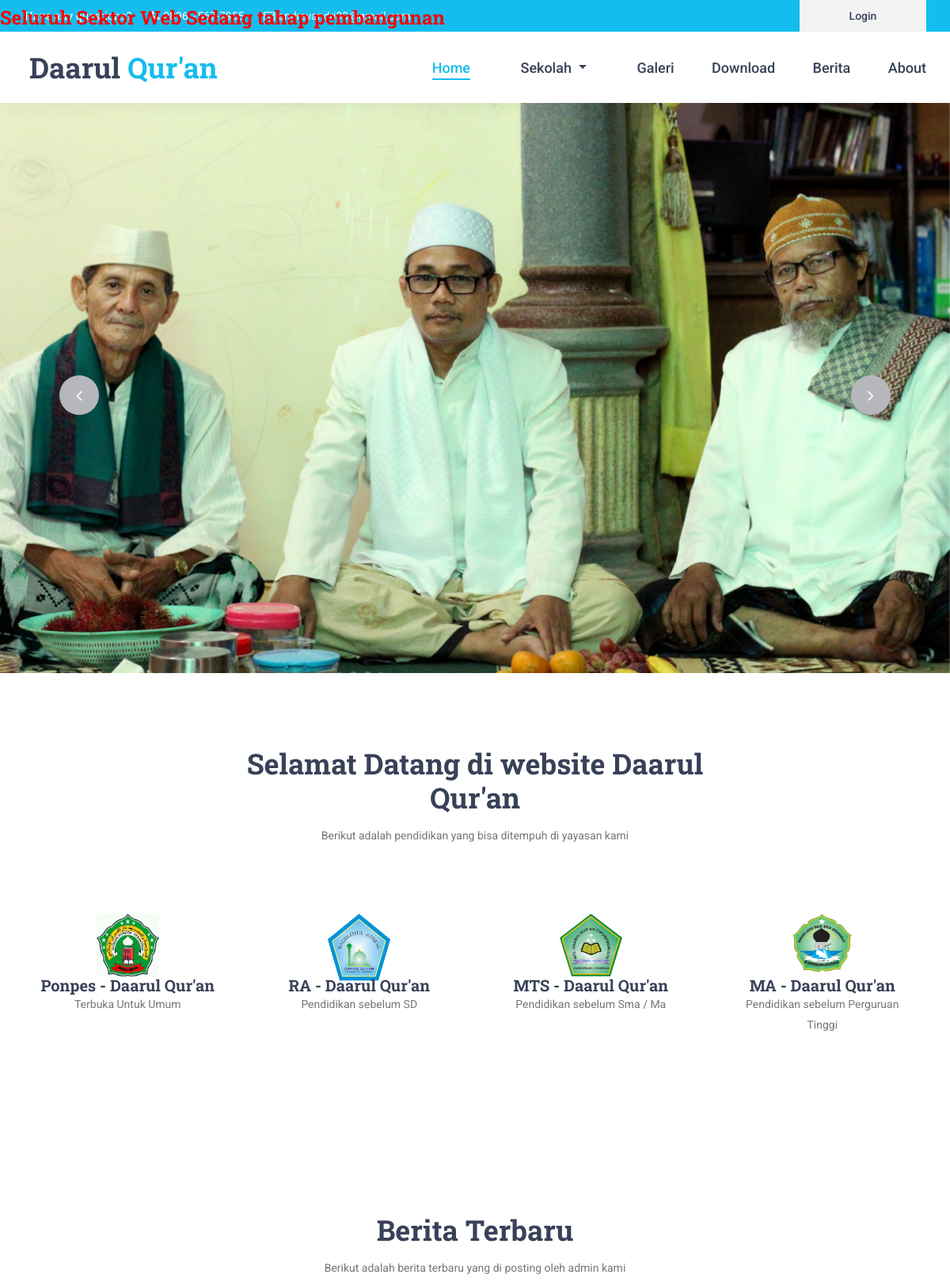
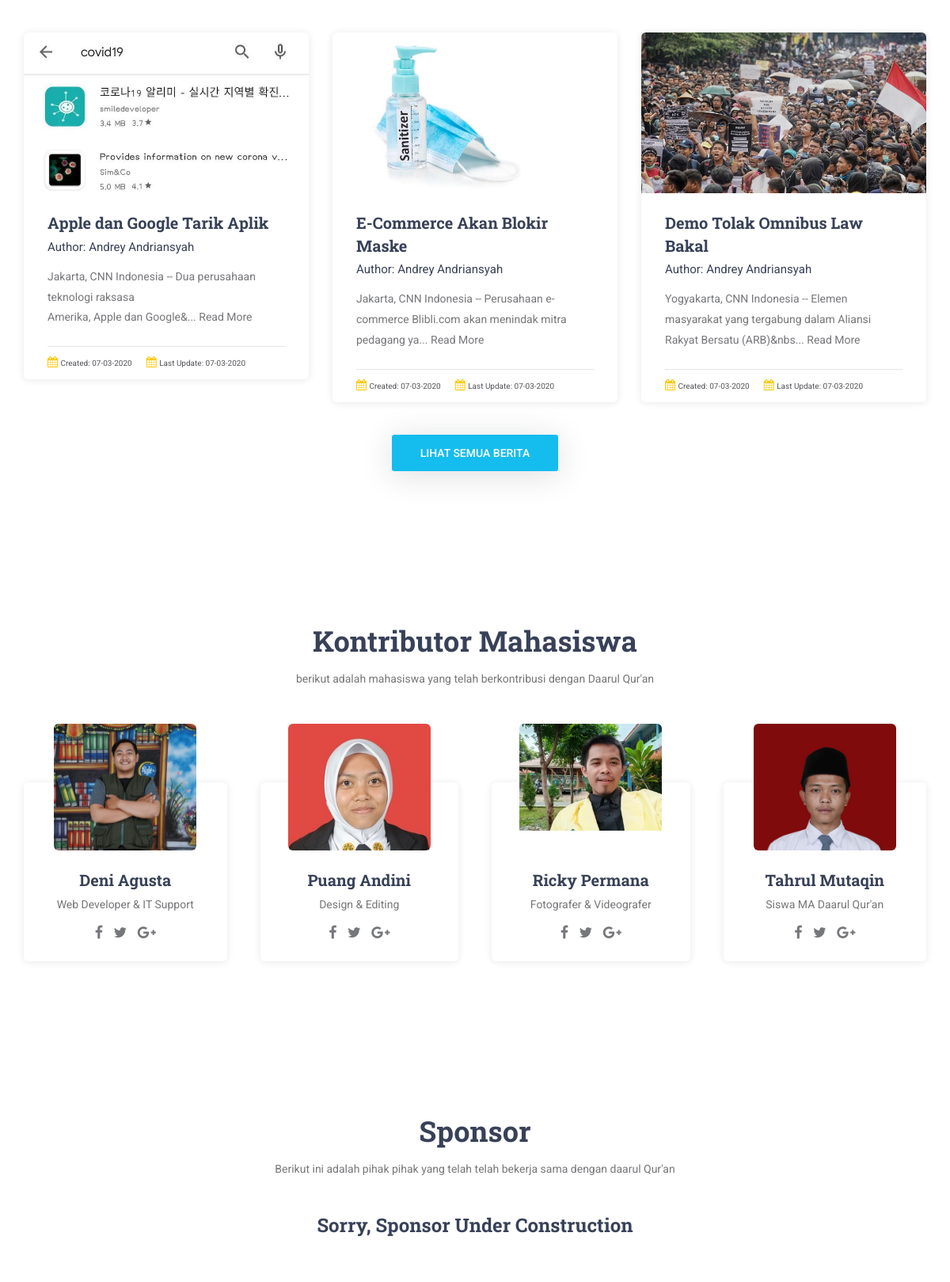
The page / (upper part) on the database its author committed (2 pictures, top to bottom).
### tables this page shows
CREATE TABLE `web` (
  `id` int(11) NOT NULL,
  `header-nav` varchar(128) NOT NULL,
  `telepon` varchar(128) NOT NULL,
  `alamat` varchar(128) NOT NULL,
  `slider_1_foto` varchar(128) NOT NULL,
  `slider_1_judul` varchar(128) NOT NULL,
  `slider_1_sub` varchar(128) NOT NULL,
  `slider_2_foto` varchar(128) NOT NULL,
  `slider_2_judul` varchar(128) NOT NULL,
  `slider_2_sub` varchar(128) NOT NULL,
  `slider_3_foto` varchar(128) NOT NULL,
  `slider_3_judul` varchar(128) NOT NULL,
  `slider_3_sub` varchar(128) NOT NULL,
  `header_1` varchar(128) NOT NULL,
  `sub_header_1` varchar(128) NOT NULL,
  `header_2` varchar(128) NOT NULL,
  `sub_header_2` varchar(128) NOT NULL,
  `header_3` varchar(128) NOT NULL,
  `sub_header_3` varchar(128) NOT NULL,
  `header_4` varchar(128) NOT NULL,
  `sub_header_4` varchar(128) NOT NULL,
  `header_5` varchar(128) NOT NULL,
  `sub_header_5` varchar(128) NOT NULL,
  `logo_ponpes` varchar(128) NOT NULL,
  `judul_ponpes` varchar(128) NOT NULL,
  `sub_ponpes` varchar(128) NOT NULL,
  `logo_ra` varchar(128) NOT NULL,
  `judul_ra` varchar(128) NOT NULL,
  `sub_ra` varchar(128) NOT NULL,
  `logo_mts` varchar(128) NOT NULL,
  `judul_mts` varchar(128) NOT NULL,
  `sub_mts` varchar(128) NOT NULL,
  `logo_ma` varchar(128) NOT NULL,
  `judul_ma` varchar(128) NOT NULL,
  `sub_ma` varchar(128) NOT NULL,
  `nama_kepsek_ma` varchar(128) NOT NULL,
  `nama_kepsek_mts` varchar(128) NOT NULL,
  `pipmpinan_yayasan` varchar(128) NOT NULL,
  `sejarah` text NOT NULL,
  `visi` text NOT NULL,
  `misi` text NOT NULL
);

CREATE TABLE `tbl_berita` (
  `id_berita` int(11) NOT NULL,
  `judul_berita` varchar(128) NOT NULL,
  `slug_berita` varchar(128) DEFAULT NULL,
  `isi_berita` text,
  `gambar_berita` varchar(128) DEFAULT NULL,
  `tanggal_berita` varchar(128) NOT NULL,
  `terakhir_diupdate` varchar(128) NOT NULL,
  `id_user` int(11) DEFAULT NULL
);

CREATE TABLE `tbl_user` (
  `id` int(11) NOT NULL,
  `name` varchar(128) NOT NULL,
  `username` varchar(128) NOT NULL,
  `email` varchar(128) NOT NULL,
  `password` varchar(128) NOT NULL,
  `level` int(11) NOT NULL,
  `is_active` int(11) NOT NULL,
  `date_created` varchar(128) NOT NULL
);

### application/controllers/Home.php (called while the page is built, shortened)
<?php
class Home extends CI_Controller {
	public function index()
	{
		$data = [
			'berita' => beritaJoinUser(),
			'setup' => setWeb(),
			'pengumuman' => $this->db->get('tbl_pengumuman')->result_array()
		];
		$this->load->view('templates/front/head_home',$data);
		$this->load->view('templates/front/header');
		$this->load->view('templates/front/menu');
		$this->load->view('templates/front/home');
		$this->load->view('templates/front/featur');
		$this->load->view('templates/front/course');
		$this->load->view('templates/front/team');
		$this->load->view('templates/front/sponsor');
		$this->load->view('templates/front/news');
		$this->load->view('templates/front/footer');
		$this->load->view('templates/front/foot');
	}
}

### index.php (called while the page is built, shortened)
<?php
require_once BASEPATH.'core/CodeIgniter.php';

### application/helpers/cek_helper.php (called while the page is built, shortened)
<?php
function setWeb()
{
	$ci = get_instance();
	return $ci->db->get_where('web', ['id' => 1])->row_array();
}
function beritaJoinUser()
{
	$ci = get_instance();
	$ci->db->select('*');
	$ci->db->from('tbl_berita');
	$ci->db->join('tbl_user', 'tbl_berita.id_user = tbl_user.id','left');
	$ci->db->order_by('id_berita','DESC');
	return $ci->db->get()->result_array();
}

### application/views/templates/front/course.php (the view)
<div class="courses">
	<div class="section_background parallax-window" data-parallax="scroll" data-image-src="<?= base_url('assets/front/'); ?>images/courses_background.jpg" data-speed="0.8"></div>
	<div class="container">
		<div class="row">
			<div class="col">
				<div class="section_title_container text-center">
					<h2 class="section_title"><?= $setup['header_2']; ?></h2>
					<div class="section_subtitle"><p><?= $setup['sub_header_2']; ?></p></div>
				</div>
			</div>
		</div>
		<div class="row courses_row">
			<?php for ($i = 0; $i<3; $i++) { ?>
			<div class="col-lg-4 course_col">
				<div class="course">
					<div class="course_image"><img src="<?= base_url('assets/images/berita/' . $berita[$i]['gambar_berita']); ?>" alt=""></div>
					<div class="course_body">
						<h3 class="course_title"><a href="<?= $berita[$i]['slug_berita']; ?>"><?= substr(strip_tags($berita[$i]['judul_berita']),0,28); ?></a></h3>
						<div class="course_teacher">Author: <?= $berita[$i]['name']; ?></div>
						<div class="course_text">
							<p><?= substr(strip_tags($berita[$i]['isi_berita']),0,100); ?>... Read More</p>
						</div>
					</div>
					<div class="course_footer">
						<div class="course_footer_content d-flex flex-row align-items-center justify-content-start">
							<div class="course_info">
								<i class="fa fa-calendar" aria-hidden="true"></i>
								<span style="font-size: 10px;">Created: <?= date('d-m-Y', $berita[$i]['tanggal_berita']); ?></span>
							</div>
							<div class="course_info">
								<i class="fa fa-calendar" aria-hidden="true"></i>
								<span style="font-size: 10px;">Last Update: <?= date('d-m-Y', $berita[$i]['terakhir_diupdate']); ?></span>
							</div>
						</div>
				</div>
			</div>
		</div>
		<?php }; ?>
		</div>
		<div class="row">
			<div class="col">
				<div class="courses_button trans_200"><a href="<?= base_url('home/berita'); ?>">Lihat Semua Berita</a></div>
			</div>
		</div>
	</div>
</div>

### application/views/templates/front/home.php (shortened to what this page needs)
<div class="home">
	<div class="home_slider_container">
		<div class="owl-carousel owl-theme home_slider">
			<div class="owl-item">
				<div class="home_slider_background" style="background-image:url(<?= base_url('assets/images/config/' . $setup['slider_1_foto']); ?>"></div>
				<div class="home_slider_content">
					<div class="container">
						<div class="row">
							<div class="col text-center">
							</div>
						</div>
					</div>
				</div>
			</div>
		</div>
	</div>
	<div class="home_slider_nav home_slider_prev"><i class="fa fa-angle-left" aria-hidden="true"></i></div>
	<div class="home_slider_nav home_slider_next"><i class="fa fa-angle-right" aria-hidden="true"></i></div>
</div>

### application/views/templates/front/featur.php
<div class="features">
	<div class="container">
		<div class="row">
			<div class="col">
				<div class="section_title_container text-center">
					<h2 class="section_title"><?= $setup['header_1']; ?></h2>
					<div class="section_subtitle"><p><?= $setup['sub_header_1']; ?></p></div>
				</div>
			</div>
		</div>
		<div class="row features_row">
			<div class="col-lg-3 feature_col">
				<div class="feature text-center trans_400">
					<div class="feature_icon"><img src="<?= base_url('assets/images/config/' . $setup['logo_ponpes']); ?>" alt="" width="34%"></div>
					<h3 class="feature_title"><?= $setup['judul_ponpes']; ?></h3>
					<div class="feature_text"><p><?= $setup['sub_ponpes']; ?></p></div>
				</div>
			</div>
			<div class="col-lg-3 feature_col">
				<div class="feature text-center trans_400">
					<div class="feature_icon"><img width="34%" src="<?= base_url('assets/images/config/' . $setup['logo_ra']); ?>" alt=""></div>
					<h3 class="feature_title"><?= $setup['judul_ra']; ?></h3>
					<div class="feature_text"><p><?= $setup['sub_ra']; ?></p></div>
				</div>
			</div>
			<div class="col-lg-3 feature_col">
				<div class="feature text-center trans_400">
					<div class="feature_icon"><img width="34%" src="<?= base_url('assets/images/config/' . $setup['logo_mts']); ?>" alt=""></div>
					<h3 class="feature_title"><?= $setup['judul_mts']; ?></h3>
					<div class="feature_text"><p><?= $setup['sub_mts']; ?></p></div>
				</div>
			</div>
			<div class="col-lg-3 feature_col">
				<div class="feature text-center trans_400">
					<div class="feature_icon"><img width="34%" src="<?= base_url('assets/images/config/' . $setup['logo_ma']); ?>" alt=""></div>
					<h3 class="feature_title"><?= $setup['judul_ma']; ?></h3>
					<div class="feature_text"><p><?= $setup['sub_ma']; ?></p></div>
				</div>
			</div>
		</div>
	</div>
</div>

### application/views/templates/front/team.php
<div class="team">
	<div class="team_background parallax-window" data-parallax="scroll" data-image-src="<?= base_url('assets/front/'); ?>images/team_background.jpg" data-speed="0.8"></div>
	<div class="container">
		<div class="row">
			<div class="col">
				<div class="section_title_container text-center">
					<h2 class="section_title"><?= $setup['header_3']; ?></h2>
					<div class="section_subtitle"><p><?= $setup['sub_header_3']; ?></p></div>
				</div>
			</div>
		</div>
		<div class="row team_row">
			<div class="col-lg-3 col-md-6 team_col">
				<div class="team_item">
					<div class="team_image"><img src="<?= base_url('assets/images/config/bontot.jpg'); ?>" alt=""></div>
					<div class="team_body">
						<div class="team_title"><a href="#">Deni Agusta</a></div>
						<div class="team_subtitle">Web Developer & IT Support</div>
						<div class="social_list">
							<ul>
								<li><a href="#"><i class="fa fa-facebook" aria-hidden="true"></i></a></li>
								<li><a href="#"><i class="fa fa-twitter" aria-hidden="true"></i></a></li>
								<li><a href="#"><i class="fa fa-google-plus" aria-hidden="true"></i></a></li>
							</ul>
						</div>
					</div>
				</div>
			</div>
			<div class="col-lg-3 col-md-6 team_col">
				<div class="team_item">
					<div class="team_image"><img src="<?= base_url('assets/images/config/puang.jpg'); ?>"" alt=""></div>
					<div class="team_body">
						<div class="team_title"><a href="#">Puang Andini</a></div>
						<div class="team_subtitle">Design & Editing</div>
						<div class="social_list">
							<ul>
								<li><a href="#"><i class="fa fa-facebook" aria-hidden="true"></i></a></li>
								<li><a href="#"><i class="fa fa-twitter" aria-hidden="true"></i></a></li>
								<li><a href="#"><i class="fa fa-google-plus" aria-hidden="true"></i></a></li>
							</ul>
						</div>
					</div>
				</div>
			</div>
			<div class="col-lg-3 col-md-6 team_col">
				<div class="team_item">
					<div class="team_image"><img src="<?= base_url('assets/images/config/riki.jpg'); ?>"" alt=""></div>
					<div class="team_body">
						<div class="team_title"><a href="#">Ricky Permana</a></div>
						<div class="team_subtitle">Fotografer & Videografer</div>
						<div class="social_list">
							<ul>
								<li><a href="#"><i class="fa fa-facebook" aria-hidden="true"></i></a></li>
								<li><a href="#"><i class="fa fa-twitter" aria-hidden="true"></i></a></li>
								<li><a href="#"><i class="fa fa-google-plus" aria-hidden="true"></i></a></li>
							</ul>
						</div>
					</div>
				</div>
			</div>
			<div class="col-lg-3 col-md-6 team_col">
				<div class="team_item">
					<div class="team_image"><img src="<?= base_url('assets/images/config/tahrul.jpg'); ?>"" alt=""></div>
					<div class="team_body">
						<div class="team_title"><a href="#">Tahrul Mutaqin</a></div>
						<div class="team_subtitle">Siswa MA Daarul Qur'an</div>
						<div class="social_list">
							<ul>
								<li><a href="#"><i class="fa fa-facebook" aria-hidden="true"></i></a></li>
								<li><a href="#"><i class="fa fa-twitter" aria-hidden="true"></i></a></li>
								<li><a href="#"><i class="fa fa-google-plus" aria-hidden="true"></i></a></li>
							</ul>
						</div>
					</div>
				</div>
			</div>
		</div>
	</div>
</div>

### rows shown on the page
web: slider_1_foto (picture), header_1 "Selamat Datang di website Daarul Qur'an", sub_header_1 "Berikut adalah pendidikan yang bisa ditempuh di yayasan kami", logo_ponpes (picture), judul_ponpes "Ponpes - Daarul Qur'an", sub_ponpes "Terbuka Untuk Umum", logo_ra (picture), judul_ra "RA - Daarul Qur'an", sub_ra "Pendidikan sebelum SD", logo_mts (picture), judul_mts "MTS - Daarul Qur'an", sub_mts "Pendidikan sebelum Sma / Ma", logo_ma (picture), judul_ma "MA - Daarul Qur'an", sub_ma "Pendidikan sebelum Perguruan Tinggi", header_2 "Berita Terbaru", sub_header_2 "Berikut adalah berita terbaru yang di posting oleh admin kami", header_3 "Kontributor Mahasiswa", sub_header_3 "berikut adalah mahasiswa yang telah berkontribusi dengan Daarul Qur'an"
tbl_berita: gambar_berita (picture), judul_berita "Apple dan Google Tarik Aplik", id_user.name "Andrey Andriansyah", isi_berita "Jakarta, CNN Indonesia -- Dua perusahaan teknologi raksasa Amerika, Apple dan Google&", tanggal_berita "07-03-2020", terakhir_diupdate "07-03-2020"
tbl_berita: gambar_berita (picture), judul_berita "E-Commerce Akan Blokir Maske", id_user.name "Andrey Andriansyah", isi_berita "Jakarta, CNN Indonesia -- Perusahaan e-commerce Blibli.com akan menindak mitra pedagang ya", tanggal_berita "07-03-2020", terakhir_diupdate "07-03-2020"
tbl_berita: gambar_berita (picture), judul_berita "Demo Tolak Omnibus Law Bakal", id_user.name "Andrey Andriansyah", isi_berita "Yogyakarta, CNN Indonesia -- Elemen masyarakat yang tergabung dalam Aliansi Rakyat Bersatu (ARB)&nbs", tanggal_berita "07-03-2020", terakhir_diupdate "07-03-2020"
